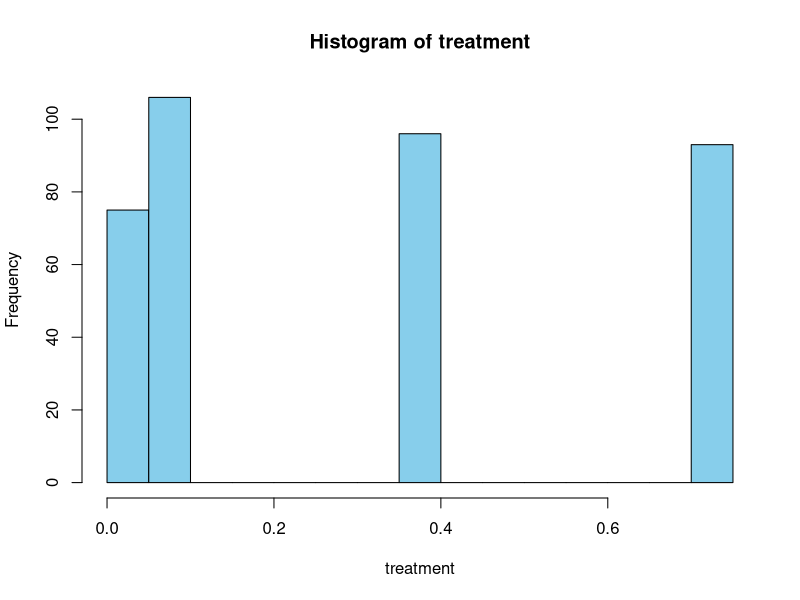
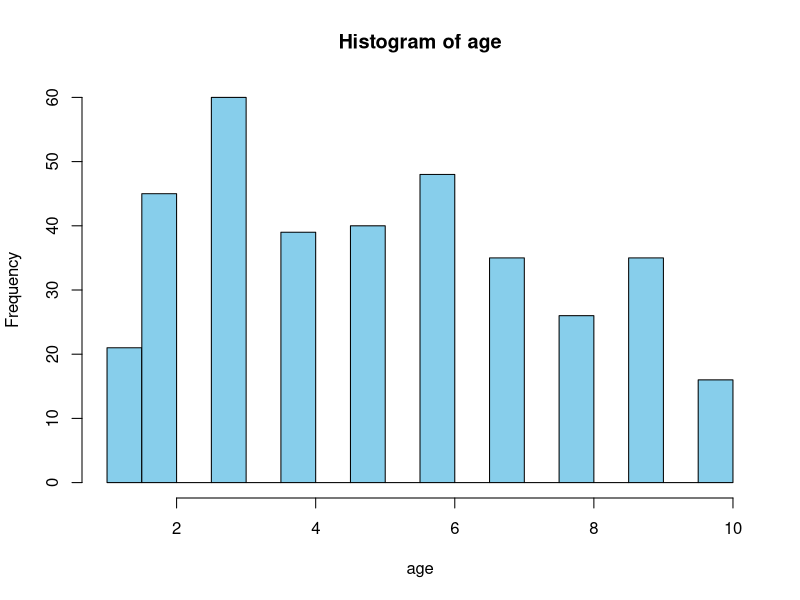
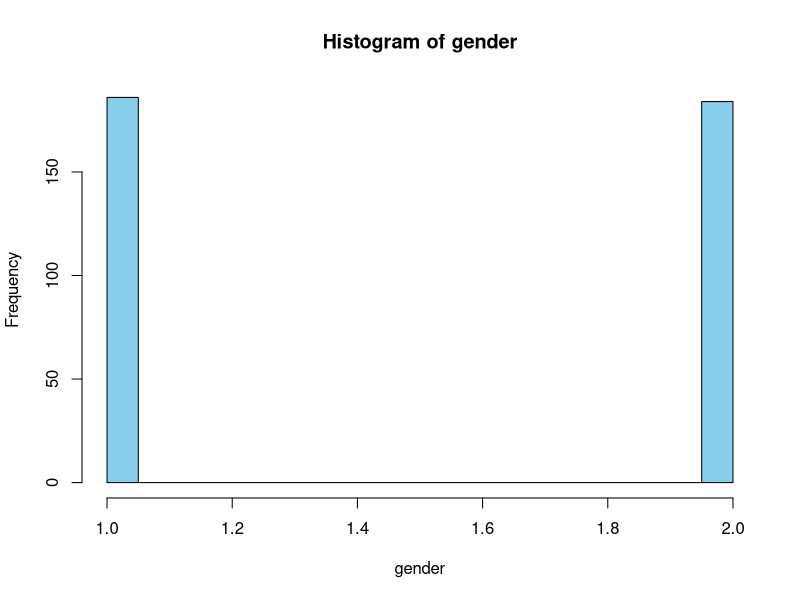
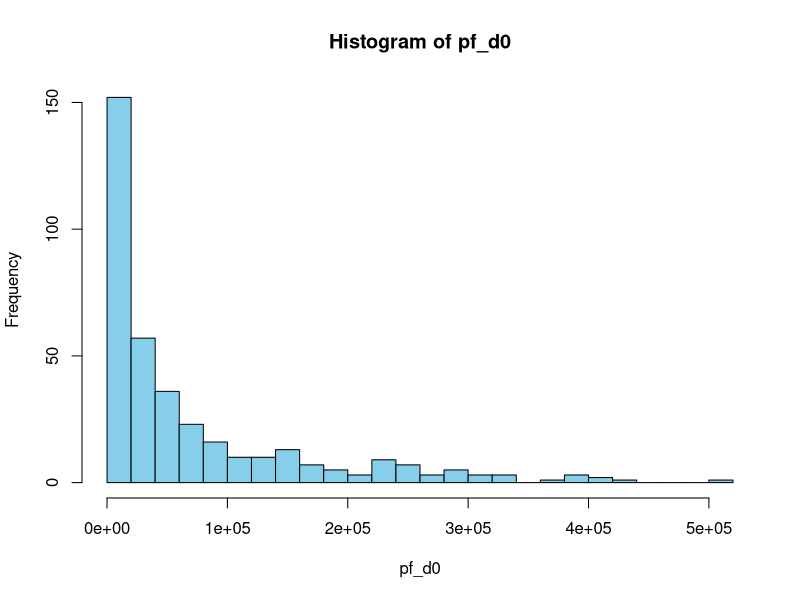
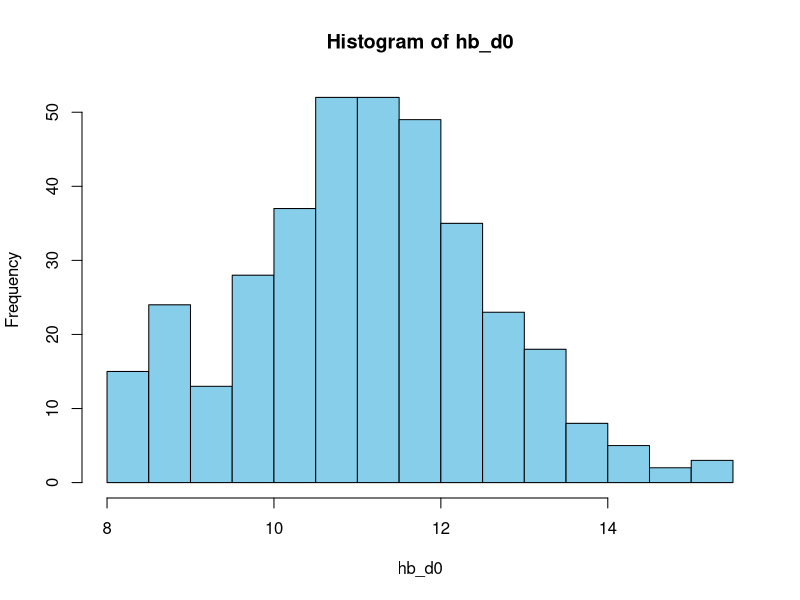
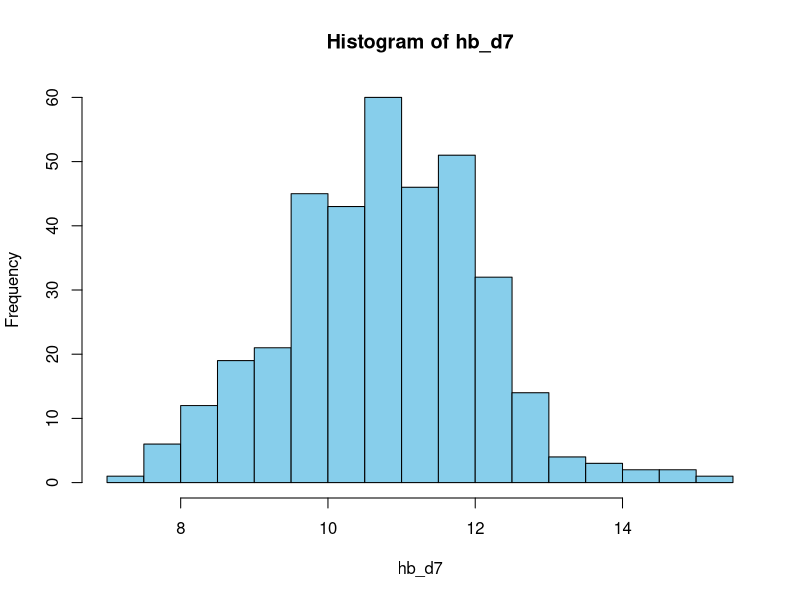
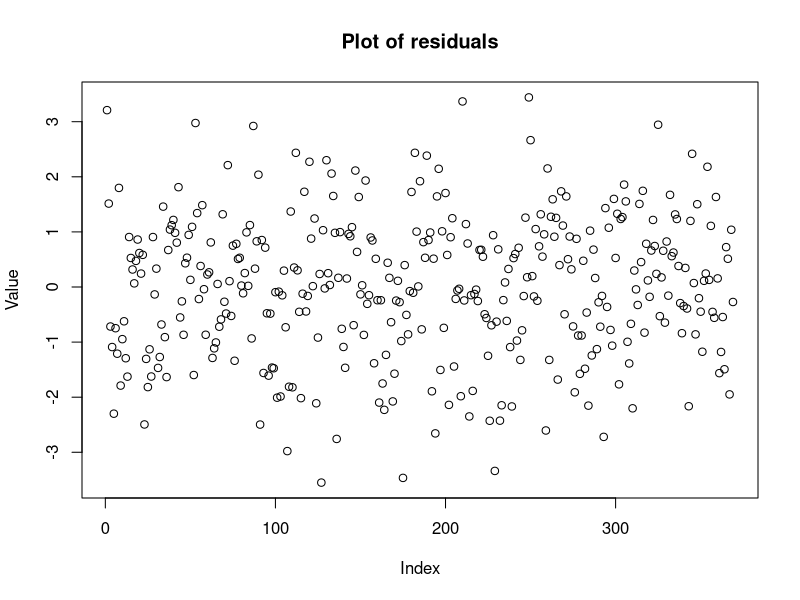
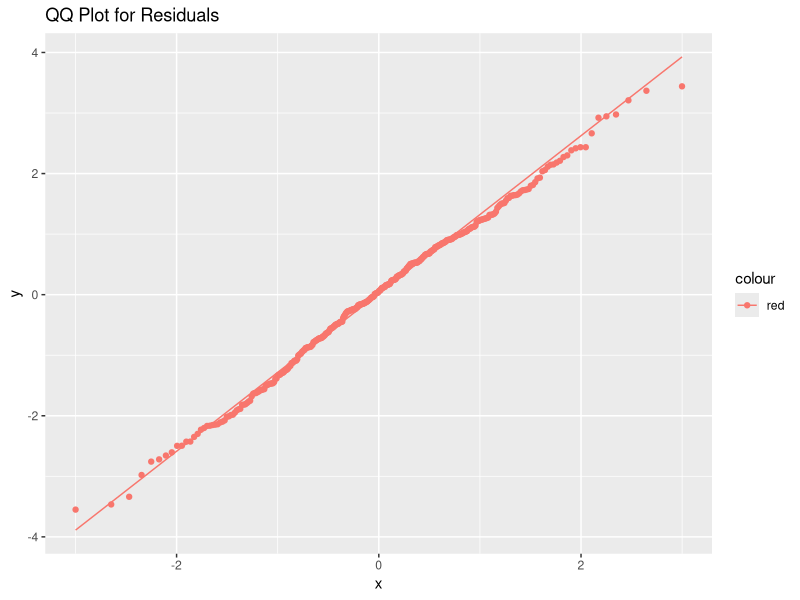

R code for these plots, in order: (Note: this script raises an error after producing the figures.)
## ---- chunk 1
knitr::opts_chunk$set(echo = TRUE)
## ---- chunk 2
library(dplyr)
library(survival)
library(survminer)
library(mice)
library(MASS)
## ---- chunk 3
data <- read.csv("data_eziefula_etal.csv", header = T, stringsAsFactors = F)
data
## ---- chunk 4
na_count <- sapply(data, function(x) sum(is.na(x)))
print(na_count)

rows_with_na <- sum(apply(data, 1, function(row) any(is.na(row))))
print(rows_with_na)
## ---- chunk 5
data[is.na(data$treatment), ]
## ---- chunk 6
head(data)
## ---- chunk 7
summary(data)
## ---- chunk 8
for (i in 1:8){
  if (is.numeric(data[,i])){
    print(i)
    hist(data[,i], main = paste("Histogram of", names(data)[i]), xlab = names(data)[i], col = "skyblue", breaks = 20)
  }
}
## ---- chunk 9
print(shapiro.test(data$hb_d0))
print(shapiro.test(data$hb_d7))
## ---- chunk 10
data2 <- mice(data, m = 5, method = "pmm", seed = 42)
data <- complete(data2, 1)
## ---- chunk 11
data <- data[-c(48, 106),]
data
## ---- chunk 12
print('Rows with errors in first marker: ')
print(which(data[data$gender==1,]$rs1050828 == 'TC'))

print('Rows with errors in second marker: ')
print(which(data[data$gender==1,]$rs1050829 == 'TC'))
## ---- chunk 13
data <- data[-c(1),]
data
## ---- chunk 14

data$rs8C <- sapply(data$rs1050828, function(x) stringr::str_count(x, "C"))
data$rs8T <- sapply(data$rs1050828, function(x) stringr::str_count(x, "T"))
data$rs9C <- sapply(data$rs1050829, function(x) stringr::str_count(x, "C"))
data$rs9T <- sapply(data$rs1050829, function(x) stringr::str_count(x, "T"))

data$rs8C <- ifelse(data$gender==1, data$rs8C / 2, data$rs8C)
data$rs8T <- ifelse(data$gender==1, data$rs8T / 2, data$rs8T)
data$rs9C <- ifelse(data$gender==1, data$rs9C / 2, data$rs9C)
data$rs9T <- ifelse(data$gender==1, data$rs9T / 2, data$rs9T)

## ---- chunk 15
ag8 <- aggregate(cbind(rs8C, rs8T) ~ gender, data = data, sum) 
ag8
## ---- chunk 16
ag9 <- aggregate(cbind(rs9C, rs9T) ~ gender, data = data, sum)
ag9
## ---- chunk 17
chisq.test(ag8[2:3])
## ---- chunk 18
chisq.test(ag9[2:3])
## ---- chunk 19
table(data[data$gender==2,]$rs1050828)
## ---- chunk 20
table(data[data$gender==2,]$rs1050829)
## ---- chunk 21
pihat8 <- (2*(137+47))/(2*(137+47+0))
pihat8
## ---- chunk 22
HardyW8 <- c((pihat8)^2, 2*pihat8*(1-pihat8), (1-pihat8)^2)
HardyW8
## ---- chunk 23
chisq.test(x=c(137, 47), p=c(1,0))
## ---- chunk 24
pihat9 <- (2*(81+84))/(2*(81+84+19))
pihat9
## ---- chunk 25
HardyW9 <- c((pihat9)^2, 2*pihat9*(1-pihat9), (1-pihat9)^2)
HardyW9
## ---- chunk 26
chisq.test(x=c(81, 84, 19), p=HardyW9)
## ---- chunk 27
model_hb_d0 <- lm(hb_d0 ~ rs1050828 + rs1050829 + gender + pf_d0 + age, data = data)
summary(model_hb_d0)
## ---- chunk 28
summary(lm(hb_d0 ~ age, data = data))
## ---- chunk 29
residuals_hb_d0 <- residuals(model_hb_d0)
plot(residuals(model_hb_d0), main = 'Plot of residuals', xlab='Index', ylab='Value')
## ---- chunk 30
shapiro_test_hb_d0 <- shapiro.test(residuals_hb_d0)
shapiro_test_hb_d0
## ---- chunk 31
ggplot(data.frame(residuals_hb_d0), aes(sample = residuals_hb_d0, color = "red")) +
  stat_qq() +
  stat_qq_line() +
  ggtitle(paste("QQ Plot for Residuals"))
## ---- chunk 32
model_hb_d7 <- lm(hb_d7 ~ rs1050828 + rs1050829 + gender + pf_d0 + age + treatment, data = data)
summary(model_hb_d7)
## ---- chunk 33
residuals_hb_d7 <- residuals(model_hb_d7)
shapiro_test_hb_d7 <- shapiro.test(residuals_hb_d7)
shapiro_test_hb_d7
## ---- chunk 34
residuals_hb_d7 <- residuals(model_hb_d7)
plot(residuals(model_hb_d7), main = 'Plot of residuals', xlab='Index', ylab='Value')
## ---- chunk 35
ggplot(data.frame(residuals_hb_d7), aes(sample = residuals_hb_d7, color = "red")) +
  stat_qq() +
  stat_qq_line() +
  ggtitle(paste("QQ Plot for Residuals"))
## ---- chunk 36
boxcox_result <- boxcox(model_hb_d7, lambda = seq(-2, 2, by = 0.1))
## ---- chunk 37
optimal_lambda <- boxcox_result$x[which.max(boxcox_result$y)]
optimal_lambda
## ---- chunk 38
# Transforming the dependent variable hb_d0
data$hb_d7_transformed <- (data$hb_d7^optimal_lambda - 1) / optimal_lambda

# Fitting new model with transformed dependent variable
model_hb_d7_transformed <- lm(hb_d7_transformed ~ rs1050828 + rs1050829 + gender + pf_d0 + age + treatment, data = data)
summary(model_hb_d7_transformed)

residuals_hb_d7_transformed <- residuals(model_hb_d7_transformed)

# QQ plot for new residuals
ggplot(data.frame(residuals_hb_d7_transformed), aes(sample = residuals_hb_d7_transformed, color = "blue")) +
  stat_qq() +
  stat_qq_line() +
  ggtitle("QQ Plot for Transformed Residuals")

# Shapiro-Wilk Test for transformed residuals
shapiro_test_hb_d7_transformed <- shapiro.test(residuals_hb_d7_transformed)
shapiro_test_hb_d7_transformed
